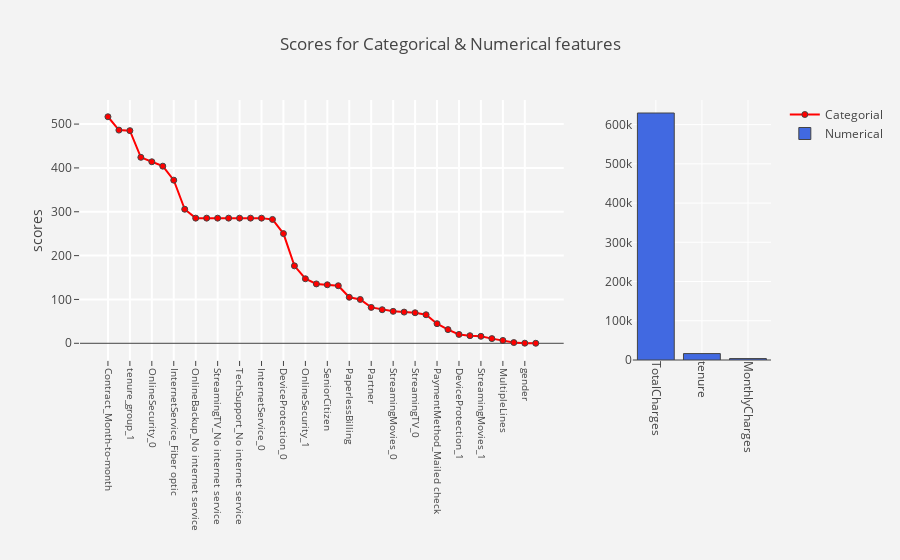

Here is the notebook cell this chart was saved with:
### Markdown cell above
# 卡方檢定

### Code cell
from sklearn.feature_selection import chi2
from sklearn.feature_selection import SelectKBest

#select columns
cols = [i for i in df.columns if i not in Id_col + target_col ]

#dataframe with non negative values
df_x = df_origin[cols]
df_y = df_origin[target_col]

#fit model with k= 3
select = SelectKBest(score_func = chi2,k = 3)
fit    = select.fit(df_x,df_y)

#Summerize scores
print ("scores")
print (fit.scores_)
print ("P - Values")
print (fit.pvalues_)

#create dataframe
score = pd.DataFrame({"features":cols,"scores":fit.scores_,"p_values":fit.pvalues_ })
score = score.sort_values(by = "scores" ,ascending =False)


#createing new label for categorical and numerical columns
score["feature_type"] = np.where(score["features"].isin(num_cols),"Numerical","Categorical")

#plot
trace  = go.Scatter(x = score[score["feature_type"] == "Categorical"]["features"],
                    y = score[score["feature_type"] == "Categorical"]["scores"],
                    name = "Categorial",mode = "lines+markers",
                    marker = dict(color = "red",
                                  line = dict(width =1))
                   )

trace1 = go.Bar(x = score[score["feature_type"] == "Numerical"]["features"],
                y = score[score["feature_type"] == "Numerical"]["scores"],name = "Numerical",
                marker = dict(color = "royalblue",
                              line = dict(width =1)),
                xaxis = "x2",yaxis = "y2"
               )
layout = go.Layout(dict(title = "Scores for Categorical & Numerical features",
                        plot_bgcolor  = "rgb(243,243,243)",
                        paper_bgcolor = "rgb(243,243,243)",
                        xaxis = dict(gridcolor = 'rgb(255, 255, 255)',
                                     tickfont = dict(size =10),
                                     domain=[0, 0.7],
                                     tickangle = 90,zerolinewidth=1,
                                     ticklen=5,gridwidth=2),
                        yaxis = dict(gridcolor = 'rgb(255, 255, 255)',
                                     title = "scores",
                                     zerolinewidth=1,ticklen=5,gridwidth=2),
                        margin = dict(b=200),
                        xaxis2=dict(domain=[0.8, 1],tickangle = 90,
                                    gridcolor = 'rgb(255, 255, 255)'),
                        yaxis2=dict(anchor='x2',gridcolor = 'rgb(255, 255, 255)')
                        )
                  )

data=[trace,trace1]
fig = go.Figure(data=data,layout=layout)
py.iplot(fig)

### Figure 1 — Plotly figure (JSON) as saved in the notebook; plotly's stock layout.template omitted (floating-point values rounded to 4 significant figures)
{"data": [{"marker": {"color": "red", "line": {"width": 1}}, "mode": "lines+markers", "name": "Categorial", "type": "scatter", "uid": "a42fe102-7ca9-44f7-8796-a7e4d400825d", "x": ["Contract_Month-to-month", "Contract_Two year", "tenure_group_1", "PaymentMethod_Electronic check", "OnlineSecurity_0", "TechSupport_0", "InternetService_Fiber optic", "tenure_group_5", "OnlineBackup_No internet service", "StreamingMovies_No internet service", "StreamingTV_No internet service", "DeviceProtection_No internet service", "TechSupport_No internet service", "OnlineSecurity_No internet service", "InternetService_0", "OnlineBackup_0", "DeviceProtection_0", "Contract_One year", "OnlineSecurity_1", "TechSupport_1", "SeniorCitizen", "Dependents", "PaperlessBilling", "PaymentMethod_Credit card (automatic)", "Partner", "PaymentMethod_Bank transfer (automatic)", "StreamingMovies_0", "InternetService_DSL", "StreamingTV_0", "tenure_group_4", "PaymentMethod_Mailed check", "OnlineBackup_1", "DeviceProtection_1", "StreamingTV_1", "StreamingMovies_1", "tenure_group_3", "MultipleLines", "tenure_group_2", "gender", "PhoneService"], "y": [516.7, 486.2, 485.0, 424.1, 414.0, 404.0, 372.1, 305.7, 285.5, 285.5, 285.5, 285.5, 285.5, 285.5, 285.5, 282.5, 250.2, 176.6, 147.2, 135.4, 133.5, 131.3, 105.0, 99.97, 81.86, 76.62, 72.86, 71.14, 69.66, 65.12, 44.73, 31.21, 20.22, 17.32, 15.93, 10.68, 6.515, 1.701, 0.2543, 0.09295]}, {"marker": {"color": "royalblue", "line": {"width": 1}}, "name": "Numerical", "type": "bar", "uid": "28025aa5-6fa4-49e4-aa6e-1bf692f59ad5", "x": ["TotalCharges", "tenure", "MonthlyCharges"], "xaxis": "x2", "y": [629600.0, 16380.0, 3653.0], "yaxis": "y2"}], "layout": {"margin": {"b": 200}, "paper_bgcolor": "rgb(243,243,243)", "plot_bgcolor": "rgb(243,243,243)", "title": {"text": "Scores for Categorical & Numerical features"}, "xaxis": {"domain": [0, 0.7], "gridcolor": "rgb(255, 255, 255)", "gridwidth": 2, "tickangle": 90, "tickfont": {"size": 10}, "ticklen": 5, "zerolinewidth": 1}, "xaxis2": {"domain": [0.8, 1], "gridcolor": "rgb(255, 255, 255)", "tickangle": 90}, "yaxis": {"gridcolor": "rgb(255, 255, 255)", "gridwidth": 2, "ticklen": 5, "title": {"text": "scores"}, "zerolinewidth": 1}, "yaxis2": {"anchor": "x2", "gridcolor": "rgb(255, 255, 255)"}}}
